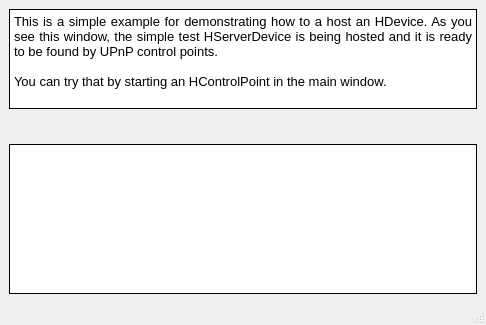
<?xml version="1.0" encoding="UTF-8"?>
<ui version="4.0">
 <class>DeviceWindow</class>
 <widget class="QMainWindow" name="DeviceWindow">
  <property name="geometry">
   <rect>
    <x>0</x>
    <y>0</y>
    <width>486</width>
    <height>325</height>
   </rect>
  </property>
  <property name="windowTitle">
   <string>Hosting a simple HDevice</string>
  </property>
  <widget class="QWidget" name="centralwidget">
   <layout class="QVBoxLayout" name="verticalLayout">
    <item>
     <widget class="QTextBrowser" name="infoDisplay">
      <property name="sizePolicy">
       <sizepolicy hsizetype="Preferred" vsizetype="Fixed">
        <horstretch>0</horstretch>
        <verstretch>0</verstretch>
       </sizepolicy>
      </property>
      <property name="maximumSize">
       <size>
        <width>16777215</width>
        <height>100</height>
       </size>
      </property>
      <property name="frameShape">
       <enum>QFrame::Box</enum>
      </property>
      <property name="frameShadow">
       <enum>QFrame::Plain</enum>
      </property>
      <property name="html">
       <string>&lt;!DOCTYPE HTML PUBLIC &quot;-//W3C//DTD HTML 4.0//EN&quot; &quot;http://www.w3.org/TR/REC-html40/strict.dtd&quot;&gt;
&lt;html&gt;&lt;head&gt;&lt;meta name=&quot;qrichtext&quot; content=&quot;1&quot; /&gt;&lt;style type=&quot;text/css&quot;&gt;
p, li { white-space: pre-wrap; }
&lt;/style&gt;&lt;/head&gt;&lt;body style=&quot; font-family:'MS Shell Dlg 2'; font-size:8.25pt; font-weight:400; font-style:normal;&quot;&gt;
&lt;p align=&quot;justify&quot; style=&quot; margin-top:0px; margin-bottom:0px; margin-left:0px; margin-right:0px; -qt-block-indent:0; text-indent:0px;&quot;&gt;&lt;span style=&quot; font-size:10pt;&quot;&gt;This is a simple example for demonstrating how to a host an HDevice. As you see this window, the simple test HServerDevice is being hosted and it is ready to be found by UPnP control points.&lt;/span&gt;&lt;/p&gt;
&lt;p align=&quot;justify&quot; style=&quot;-qt-paragraph-type:empty; margin-top:0px; margin-bottom:0px; margin-left:0px; margin-right:0px; -qt-block-indent:0; text-indent:0px; font-size:10pt;&quot;&gt;&lt;/p&gt;
&lt;p align=&quot;justify&quot; style=&quot; margin-top:0px; margin-bottom:0px; margin-left:0px; margin-right:0px; -qt-block-indent:0; text-indent:0px;&quot;&gt;&lt;span style=&quot; font-size:10pt;&quot;&gt;You can try that by starting an HControlPoint in the main window.&lt;/span&gt;&lt;/p&gt;&lt;/body&gt;&lt;/html&gt;</string>
      </property>
     </widget>
    </item>
    <item>
     <spacer name="verticalSpacer">
      <property name="orientation">
       <enum>Qt::Vertical</enum>
      </property>
      <property name="sizeType">
       <enum>QSizePolicy::Fixed</enum>
      </property>
      <property name="sizeHint" stdset="0">
       <size>
        <width>20</width>
        <height>29</height>
       </size>
      </property>
     </spacer>
    </item>
    <item>
     <widget class="QTextBrowser" name="statusDisplay">
      <property name="sizePolicy">
       <sizepolicy hsizetype="Expanding" vsizetype="Expanding">
        <horstretch>0</horstretch>
        <verstretch>0</verstretch>
       </sizepolicy>
      </property>
      <property name="frameShape">
       <enum>QFrame::Box</enum>
      </property>
      <property name="frameShadow">
       <enum>QFrame::Plain</enum>
      </property>
     </widget>
    </item>
   </layout>
  </widget>
  <widget class="QMenuBar" name="menubar">
   <property name="geometry">
    <rect>
     <x>0</x>
     <y>0</y>
     <width>486</width>
     <height>21</height>
    </rect>
   </property>
  </widget>
  <widget class="QStatusBar" name="statusbar"/>
 </widget>
 <resources/>
 <connections/>
</ui>
